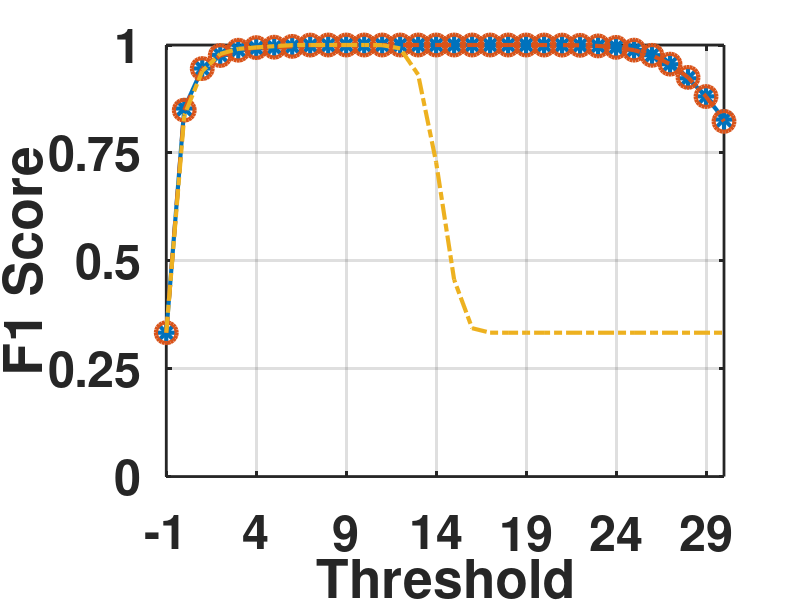

Write the MATLAB code that produced this figure. (Note: this script raises an error after producing the figure.)
%%%%%%%%%%%%%%%%%%%%%%%%%%%%%%%%%%%%%%%%%%%%%%%%%%
% plot multiple line chart
%%%%%%%%%%%%%%%%%%%%%%%%%%%%%%%%%%%%%%%%%%%%%%%%%%
clear all;

record_auto_right = load("./data/auto_multiple-flatten-trial_right_f1.mat");
record_pca_right  = load("./data/pca_multiple-flatten-trial_right_f1.mat");
record_dict_right = load("./data/dict_multiple-flatten-trial_right_f1.mat");

threshold = -1:1:30;

f_plot_auto	= plot(threshold, record_auto_right.f1,'-*', 'MarkerSize',15, 'DisplayName', 'Auto-encoder','LineWidth',3);

hold on

f_plot_pca 	= plot(threshold, record_pca_right.f1,'--o', 'MarkerSize',15, 'DisplayName', 'Subspace Projection','LineWidth',3);

hold on

f_plot_dict	= plot(threshold, record_dict_right.f1,'-.', 'MarkerSize',15, 'DisplayName', 'Dictionary Learning','LineWidth',3);


ylabel('F1 Score','FontSize',40,'FontWeight','bold');
xlabel('Threshold','FontSize',40,'FontWeight','bold');

xlim([-1, 30]) % set X axis limitation
ylim([0, 1]) % set X axis limitation

set(gca, 'FontSize',35,'FontWeight','bold','linewidth',2); % set axes style

set(gca, 'XTick', (-1:5:30)); % min:step:max
set(gca, 'YTick', (0:0.25:1)); % min:step:max

grid on

% set legend
lgd =legend([]);
lgd.Box = 'on';

box on
lgd.LineWidth = 1.5;
lgd.FontSize = 25;
lgd.FontWeight = 'bold';

hold off;


%%%%%%%%%%%%%%%%%%%%%%%%%%%%%%%%%%%%%%%%%%%%%%%%%%
% plot double Y line chart
%%%%%%%%%%%%%%%%%%%%%%%%%%%%%%%%%%%%%%%%%%%%%%%%%%
clear all;

s=load("./data/auto_multiple-trial_left_recall_precision_f1.mat");
threshold = -1:0.1:2;
precision = s.precision;
recall = s.recall;
f= s.f1;


yyaxis left
precision_plot 	= plot(threshold, precision,'-*', 'MarkerSize',15, 'DisplayName', 'Precision','LineWidth',3);
hold on;
ylabel('Precision','FontSize',40,'FontWeight','bold');
set(gca,'YTick',(0:0.25:1))
ylim([0 1])

yyaxis right
recall_plot 	= plot(threshold, recall,'--o','MarkerSize',15,'DisplayName', 'Recall','LineWidth',3);
ylabel('Recall','FontSize',40,'FontWeight','bold');
set(gca,'YTick',(0:0.25:1))
ylim([0 1])

xlim([-1 2])
set(gca, 'XTick', (-1:0.5:2)); 

xlabel('Threshold','FontSize',40,'FontWeight','bold');

set(gca, 'FontSize',35,'FontWeight','bold','linewidth',2); % set axes style

grid on

% set legend
lgd =legend([]);
lgd.Box = 'on';

box on
lgd.LineWidth = 1.5;
lgd.FontSize = 28;
lgd.FontWeight = 'bold';

hold off;

%%%%%%%%%%%%%%%%%%%%%%%%%%%%%%%%%%%%%%%%%%%%%%%%%%
% plot line chart with max min error bar
%%%%%%%%%%%%%%%%%%%%%%%%%%%%%%%%%%%%%%%%%%%%%%%%%%
clear all;

file_name = "./data/cascade_train_propotion.xlsx";
[data, header] = xlsread(file_name);

train_proportion 	= data(:,1);
test_accuracy 		= data(:,2);
max_v				= data(:,3);
min_v				= data(:,4);

figure;
hold on;
%%%%%%%%%%%%%%%%
% plot error bar
%%%%%%%%%%%%%%%%
h = errorbar(train_proportion,(max_v+min_v)/2,(max_v-min_v)/2);
h.LineWidth = 3;
h.Color = [1, 0.45, 0];
h.CapSize = 20;
h.LineStyle = 'none'


%%%%%%%%%%%%%%%%%%%%%%
% plot mean value line
%%%%%%%%%%%%%%%%%%%%%%

plot(train_proportion, test_accuracy ,'-d', 'DisplayName', 'Test Accuracy','LineWidth',3,'MarkerFaceColor',[1, 0.45, 0],'Color',[1, 0.45, 0]);

xlim([0 100])
ylim([0 1])

ylabel('Test Accuracy','FontSize',50,'FontWeight','bold');
xlabel('Train Proportion','FontSize',50,'FontWeight','bold');

set(gca,'FontSize',50,'FontWeight','bold','linewidth',2);
set(gca,'XTick',(5:10:95));
set(gca,'YTick',(0:0.2:1));

box on
grid on

